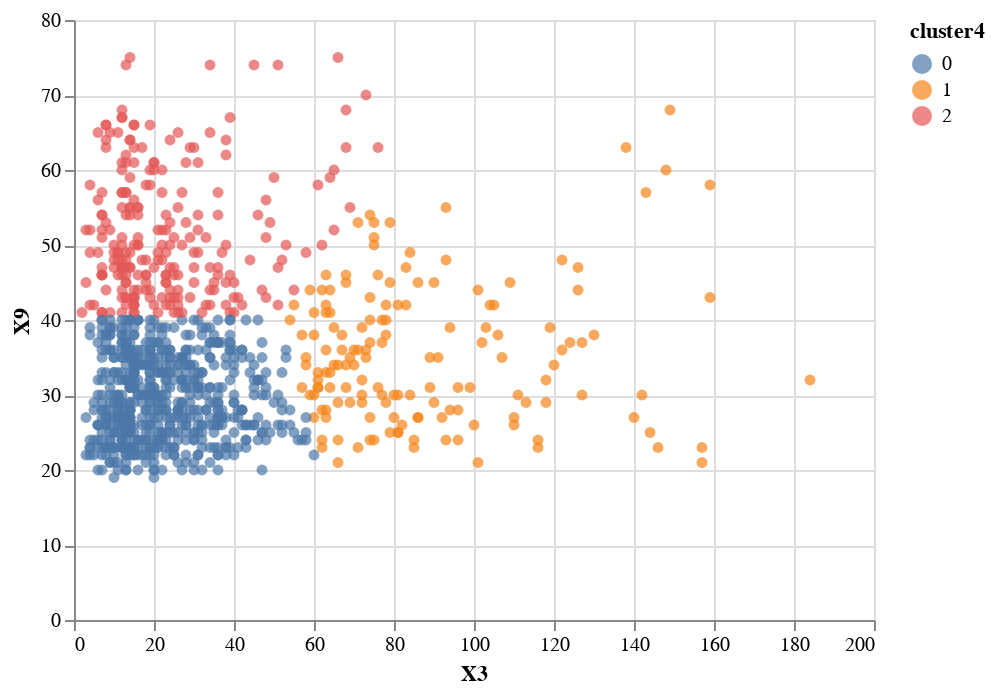

Here is the notebook cell this chart was saved with:
### Code cell
model4 = KMeans(random_state=1, n_clusters=3, init='k-means++', n_init=50, max_iter=1000)
model4.fit(X)
df['cluster4'] = model4.predict(X)

scatter_plot = alt.Chart(df).mark_circle()
scatter_plot.encode(
    x='X3', 
    y='X9',
    color='cluster4:N',
    tooltip=['cluster4', 'X3', 'X9']
).interactive()

### Figure 1 — Vega-Lite specification as saved in the notebook (floating-point values rounded to 4 significant figures; data arrays with more than 128 entries replaced by an {"elided": "..."} marker saying what was removed)
{"config": {"view": {"continuousWidth": 400, "continuousHeight": 300}}, "data": {"name": "data-14f0b686fec8dcb9c0680bdd2b51b5f4"}, "mark": "circle", "encoding": {"color": {"type": "nominal", "field": "cluster4"}, "tooltip": [{"type": "quantitative", "field": "cluster4"}, {"type": "quantitative", "field": "X3"}, {"type": "quantitative", "field": "X9"}], "x": {"type": "quantitative", "field": "X3"}, "y": {"type": "quantitative", "field": "X9"}}, "selection": {"selector007": {"type": "interval", "bind": "scales", "encodings": ["x", "y"]}}, "$schema": "https://vega.github.io/schema/vega-lite/v4.8.1.json", "datasets": {"data-14f0b686fec8dcb9c0680bdd2b51b5f4": {"elided": "1000 records"}}}
